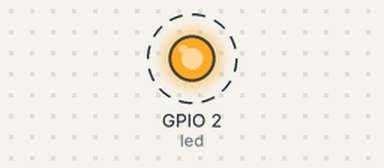
Bench run of a program on a simulated ESP8266 board running MicroPython. Shown: output pins drawn as LEDs (lit = HIGH, except the on-board LED, lit = LOW). Dashed ring = blinking. Files that are not in the repository are absent; what the program prints to the serial console is not drawn. At 10.5 s the program stops and its outputs stay as they are.

Above: at 0.2 s.
Timing chart, 0 to 3.0 s (numbered marks = the images above):
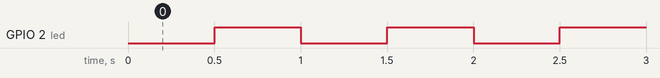

Measured:
- by itself, GPIO 2 (led): alternates HIGH for 0.50 s and LOW for 0.50 s, 21 changes in all, then stays HIGH

The program:

main.py
```python
import time
from machine import Pin

led = Pin(2, Pin.OUT)

on = 0
off = 1
interval = .5

led.value(on)

for i in range(10):
    time.sleep(interval)
    led.value(off)
    time.sleep(interval)
    led.value(on)

time.sleep(interval)
led.value(off)
```

boot.py
```python
import gc
import webrepl
webrepl.start()
gc.collect()

import network
import time

sta_if = network.WLAN(network.STA_IF); sta_if.active(True)

try:
    with open("passwords.txt") as f:
        connections = f.readlines()
except OSError:
    print("No passwords.txt file!")
    connections = []


for connection in connections:
    station, password = connection.split()

    print("Connecting to {}.".format(station))

    sta_if.connect(station, password)

    for i in range(15):
        print(".")

        if sta_if.isconnected():
            break

        time.sleep(1)

    if sta_if.isconnected():
        break
    else:
        print("Connection could not be made.\n")


if sta_if.isconnected():
    print("Connected as: {}".format(sta_if.ifconfig()[0]))
```
